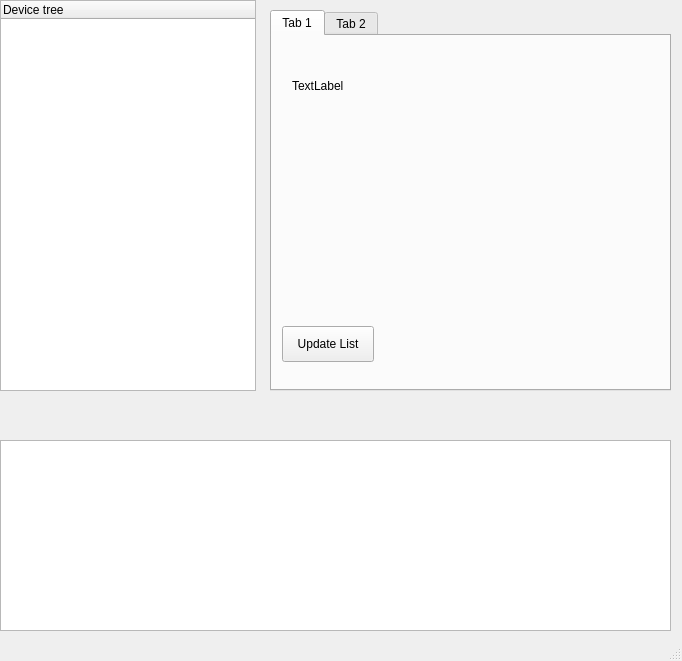
<?xml version="1.0" encoding="UTF-8"?>
<ui version="4.0">
 <class>MainWindow</class>
 <widget class="QMainWindow" name="MainWindow">
  <property name="geometry">
   <rect>
    <x>0</x>
    <y>0</y>
    <width>682</width>
    <height>661</height>
   </rect>
  </property>
  <property name="windowTitle">
   <string>MainWindow</string>
  </property>
  <widget class="QWidget" name="centralWidget">
   <widget class="QTabWidget" name="tabWidget">
    <property name="geometry">
     <rect>
      <x>270</x>
      <y>10</y>
      <width>401</width>
      <height>381</height>
     </rect>
    </property>
    <property name="currentIndex">
     <number>0</number>
    </property>
    <widget class="QWidget" name="tab">
     <attribute name="title">
      <string>Tab 1</string>
     </attribute>
     <widget class="QLabel" name="label">
      <property name="geometry">
       <rect>
        <x>20</x>
        <y>40</y>
        <width>63</width>
        <height>20</height>
       </rect>
      </property>
      <property name="text">
       <string>TextLabel</string>
      </property>
     </widget>
     <widget class="QPushButton" name="pushButton">
      <property name="geometry">
       <rect>
        <x>10</x>
        <y>290</y>
        <width>92</width>
        <height>36</height>
       </rect>
      </property>
      <property name="text">
       <string>Update List</string>
      </property>
     </widget>
    </widget>
    <widget class="QWidget" name="tab_2">
     <attribute name="title">
      <string>Tab 2</string>
     </attribute>
    </widget>
   </widget>
   <widget class="QTreeWidget" name="treeWidget">
    <property name="geometry">
     <rect>
      <x>0</x>
      <y>0</y>
      <width>256</width>
      <height>391</height>
     </rect>
    </property>
    <property name="columnCount">
     <number>1</number>
    </property>
    <column>
     <property name="text">
      <string>Device tree</string>
     </property>
    </column>
   </widget>
   <widget class="QTextBrowser" name="textBrowser">
    <property name="geometry">
     <rect>
      <x>0</x>
      <y>440</y>
      <width>671</width>
      <height>191</height>
     </rect>
    </property>
   </widget>
  </widget>
  <widget class="QStatusBar" name="barabar"/>
 </widget>
 <layoutdefault spacing="6" margin="11"/>
 <resources/>
 <connections/>
 <slots>
  <signal>windowLoad()</signal>
 </slots>
</ui>
